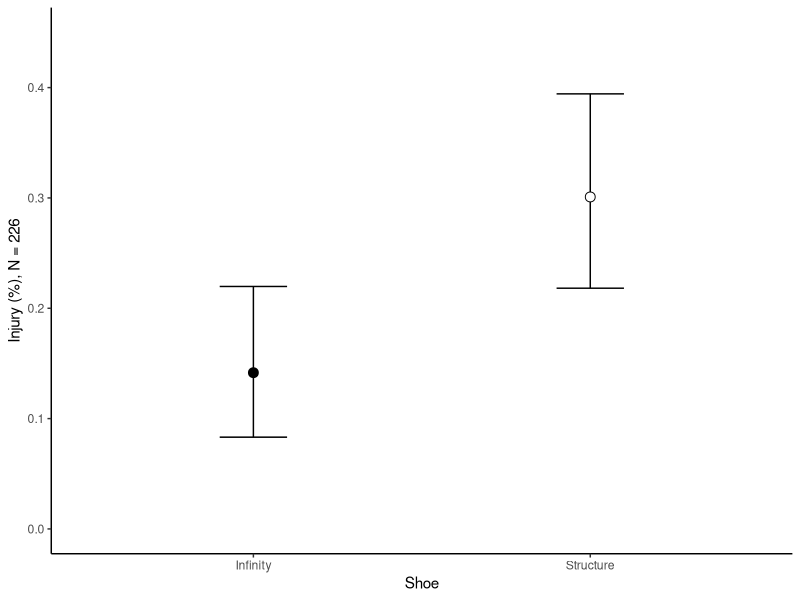

Here is the R script that generated this plot:
### A.Link 2.12.20: an investigation into data-driven information
#This all started from Z.Levet stating a bunch of facts from a nike website. 
#He was provided a free pair of nike react infinity - this is a new type of marketing: non-sponsor, but trying to become the brand.
#Other people that have done similar reviews: Kofuzi and Nick Bare

###Data and information found in the following links:
#https://www.mensjournal.com/gear/nike-react-infinity-run-shoe/
#https://www.dickpondathletics.com/react-infinity-run-flyknit/ (this was the outcomes - super hard to find)
#https://www.runnersworld.com/uk/gear/shoes/a30453453/nike-react-infinity-run/

###comments on data: finding specs were difficult, each had its own way of saying the same thing
# BCSMRF had an alternative run study (https://www.strava.com/clubs/242200)... there were other studies similar to this; Ryan et al. 2019_run alternative (name change?)
# Alternative run study was locked, who could actually see the data?

### Data summations:
# 60000 miles, 226 participants, 12 weeks, 2 shoe comparison (structure 22 and react infinity)
# training for half-marathon
# log injuries: 3 consecutive days required off to deem as 'injury' = injury does not seem to have been counted, just categorized and lumped together. the days off are the deciding factor
# less pain in knees and feet
# Where did the 52% come from? How many were actually injured within the respective shoe groups?

### Descriptive stats:
60000/226/12/2 # = around 11 mi/shoe/week/person. does that sound adequate? How fast? Project Run 21 identified that ~ 6 mph, ~ 9 mi a week is injury-prone.
3/7 # = little less than half a week of injury? this sound extreme, personally... a recovery day, sure... but, to have multiple days, it sounds like there is bad form and training involved.
226/2 # 113 participants were testing one shoe or the other; 
.303*113; .145*113 # probability of injury; structure 22 (~34):react infinity (~16)
34.239-113; 16.385-113 # absolute/opposite - non-injury (79:97)
1-(16/34) # well that is where the 52% comes from (probability of a proportion). This means nothing without a test of significance, even at the lowest degree, such as a chi-square test.
34.239/78.761;16.385/96.615

### actual analysis:
# I know you cannot have partial people, so I made them integers, No_Injury was rounded up...
S=as.table(rbind(c(34,80),
                 c(16,97)))
dimnames(S)=list(S.T=c("Structure","React"),I.N=c("Injury","Not"))
S
chisq.test(S)

##########################
library(ggplot2)
library(dplyr)
library(MASS)
Input =("
Shoe  I  N Sum
Structure  34 80 113
Infinity 16 97 113
")
#Prop. was in sense of injury: i.e., Injury/No_Injury given respective shoe groups

Shoe= read.table(textConnection(Input),header=TRUE)
# sample size is adequate; was it limited before even doing the descriptive stats? I also assumed normality because the data is nowhere to be found...

Shoe=
  mutate(Shoe,
         Prop=I/Sum)

low=binom.test(34,113)$conf.int[1]
high=binom.test(34,113)$conf.int[2]
low1=binom.test(16,113)$conf.int[1]
high1=binom.test(16,113)$conf.int[2]

Shoe$low.ci=c(low,low1)
Shoe$high.ci=c(high,high1)  
  
d1=position_dodge(width = 0.8)

GG=ggplot(Shoe,
          aes(x=Shoe,y=Prop,fill=Shoe))+
  geom_errorbar(aes(ymax=high.ci, ymin=low.ci), 
                width=0.2, size=0.5, color='black',position = d1)+
  geom_point( size=3, shape=21,position=d1)+
  labs(y='Injury (%), N = 226')+
  scale_y_continuous(limits = c(0,.45))+
  guides(fill=F)+
  scale_fill_manual(values=c('black','white'))
  #theme(axis.ticks.x=element_blank(),axis.text.x=element_blank())  
GG+theme(panel.background = element_blank(),axis.line=element_line(colour='black'))

#End